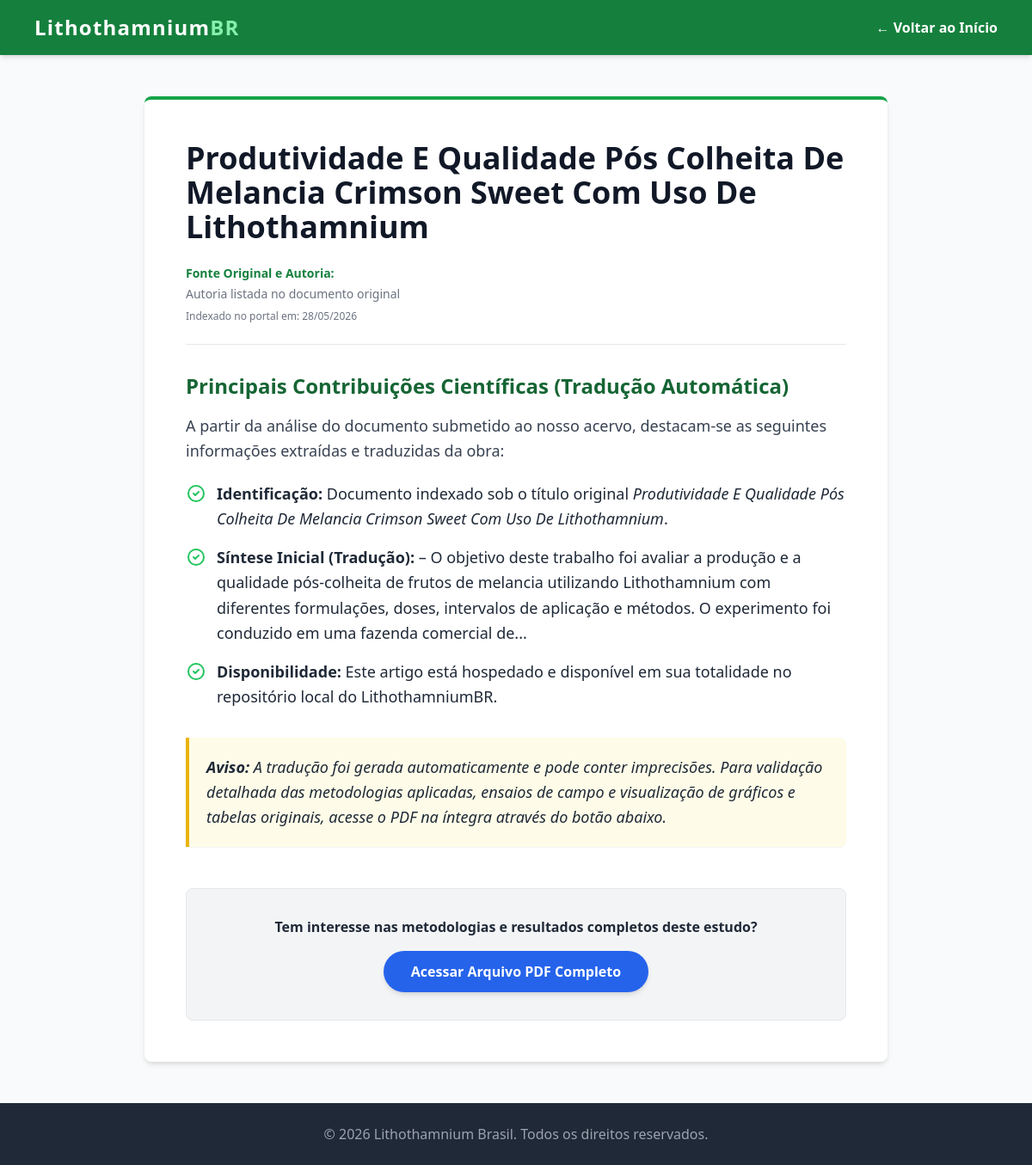
Screenshot of /artigo/9 with the database file from the repository.
### tables this page shows
CREATE TABLE pesquisas (
            id INTEGER PRIMARY KEY AUTOINCREMENT,
            titulo TEXT,
            autores TEXT,
            resumo TEXT,
            conteudo TEXT,
            link_original TEXT UNIQUE,
            data_coleta TEXT,
            imagem TEXT
        );

### app.py (the view)
@app.route('/artigo/<int:id>')
def artigo(id):
    conn = conectar_banco()
    cursor = conn.cursor()
    cursor.execute('SELECT * FROM pesquisas WHERE id = ?', (id,))
    pesquisa = cursor.fetchone()
    conn.close()
    if pesquisa is None:
        return "Artigo não encontrado", 404
    return render_template('artigo.html', pesquisa=pesquisa)

### app.py (called while the page is built)
def conectar_banco():
    diretorio_atual = os.path.dirname(os.path.abspath(__file__))
    caminho_banco = os.path.join(diretorio_atual, 'pesquisas.db')
    conn = sqlite3.connect(caminho_banco)
    conn.row_factory = sqlite3.Row
    return conn

### templates/artigo.html (shortened to what this page needs)
<!DOCTYPE html>
<html lang="pt-BR">
<head>
    <script src="https://cdn.tailwindcss.com"></script>
</head>
<body class="bg-gray-50 text-gray-800 font-sans min-h-screen flex flex-col">
    <nav class="bg-green-700 text-white shadow-md">
        <div class="max-w-6xl mx-auto px-4 py-4 flex justify-between items-center">
            <a href="/" class="text-2xl font-bold tracking-wider hover:text-green-300 transition">Lithothamnium<span class="text-green-300">BR</span></a>
            <a href="/" class="font-semibold hover:text-green-300 transition">&larr; Voltar ao Início</a>
        </div>
    </nav>
    <main class="flex-grow w-full max-w-4xl mx-auto px-4 py-12">
        <article class="bg-white p-8 md:p-12 rounded-lg shadow-md border-t-4 border-green-600">
            <h1 class="text-3xl md:text-4xl font-extrabold text-gray-900 mb-6 leading-tight">{{ pesquisa.titulo }}</h1>
            <div class="text-sm text-gray-500 mb-8 border-b border-gray-200 pb-6">
                <p class="font-semibold mb-1 text-green-700">Fonte Original e Autoria:</p>
                <p>{{ pesquisa.autores }}</p>
                <p class="mt-2 text-xs">Indexado no portal em: {{ pesquisa.data_coleta }}</p>
            </div>
            <div class="prose max-w-none text-gray-700 text-lg leading-relaxed mb-10">
                {{ pesquisa.conteudo | safe }}
            </div>
            <div class="bg-gray-100 p-8 rounded-lg text-center border border-gray-200 mt-12">
                <p class="text-gray-800 mb-4 font-semibold">Tem interesse nas metodologias e resultados completos deste estudo?</p>
                <a href="{{ pesquisa.link_original }}" target="_blank" rel="noopener noreferrer" class="inline-block bg-blue-600 hover:bg-blue-700 text-white font-bold py-3 px-8 rounded-full transition shadow-md">
                    Acessar Arquivo PDF Completo
                </a>
            </div>
        </article>
    </main>
    <footer class="bg-gray-800 text-gray-400 py-6 text-center mt-auto">
        <p>&copy; 2026 Lithothamnium Brasil. Todos os direitos reservados.</p>
    </footer>
</body>
</html>

### rows the page displays
pesquisas: titulo "Produtividade E Qualidade Pós Colheita De Melancia Crimson Sweet Com Uso De Lithothamnium", autores "Autoria listada no documento original", data_coleta "28/05/2026", conteudo "Principais Contribuições Científicas (Tradução Automática) A partir da análise do documento submetido ao nosso acervo, destacam-se as seguintes informações extraídas e traduzidas da obra: Identificação: Documento indexado sob o título original Produtividade E Qualidade Pós Colheita De Melancia Crimson Sweet Com Uso De Lithothamnium . Síntese Inicial (Tradução): – O objetivo deste trabalho foi avaliar a produção e a qualidade pós-colheita de frutos de melancia utilizando Lithothamnium com diferentes formulações, doses, intervalos de aplicação e métodos. O experimento foi conduzido em uma fazenda comercial de... Disponibilidade: Este artigo está hospedado e disponível em sua totalidade no…"
